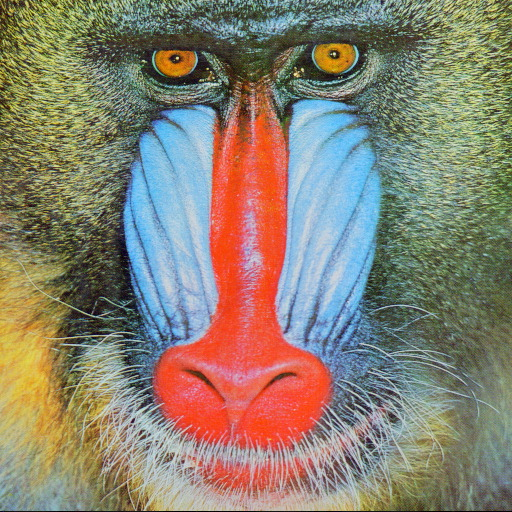
#> input picture Images/Images/baboon.jpg, 512 x 512 px, found by its file name
$ python Lesson1.py
#> lines starting #> are read from the running program, lines starting #| are printed output that depends on the picture
import cv2

#Import the image
img = cv2.imread('Images/baboon.jpg', 1)
#> img is the input picture: shape (512, 512, 3); mean B, G, R 112.9, 129.1, 137.1

#Resize the image
img = cv2.resize(img, (0,0), fx = 0.5, fy = 0.5)
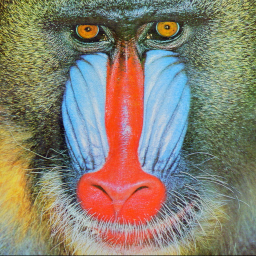
#> img: shape (256, 256, 3); mean B, G, R 113, 129.3, 137.2
#Rotate the image
img = cv2.rotate(img, cv2.ROTATE_90_COUNTERCLOCKWISE)
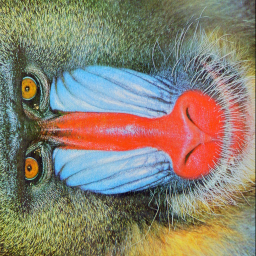
#> img: shape (256, 256, 3); mean B, G, R 113, 129.3, 137.2

#Save a new image
cv2.imwrite('new_image.png',img)

#Display the image
cv2.imshow('Image',img)
cv2.waitKey(0)
cv2.destroyAllWindows()
